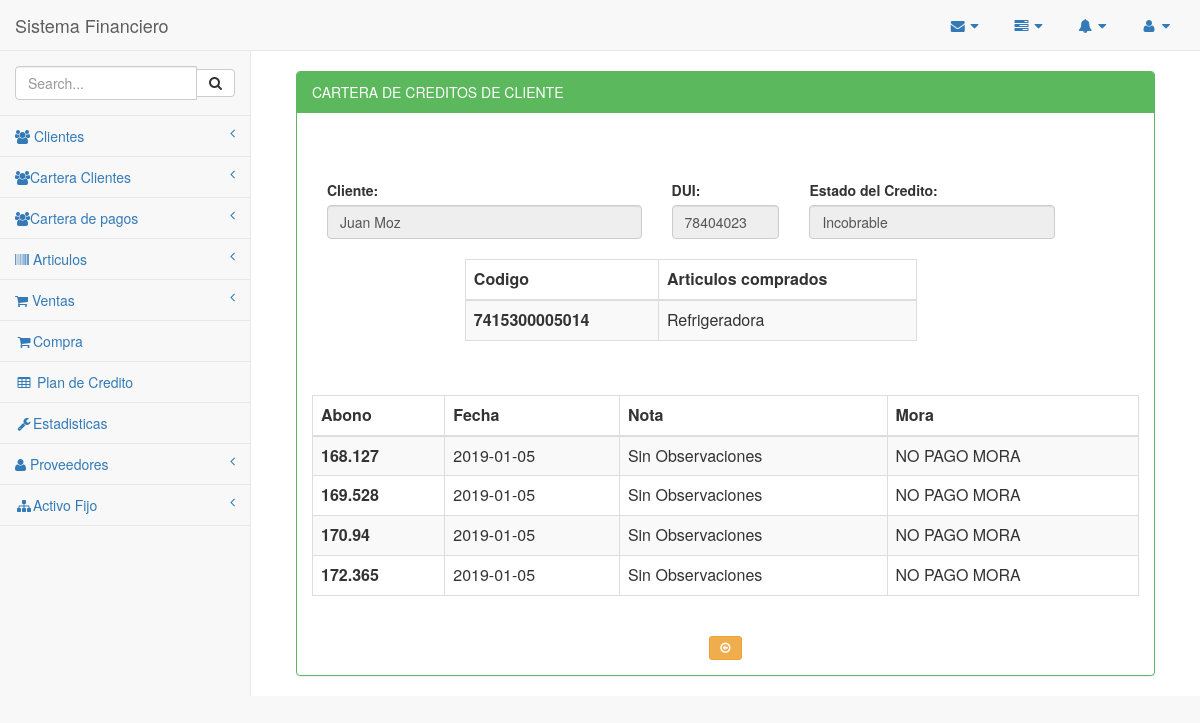
The page /carteraCliente/abonos.php?x=1&ir=1 on the database its author committed.
### tables this page shows
CREATE TABLE `tb_cliente` (
  `id_cliente` int(11) NOT NULL,
  `nombre_cliente` varchar(40) DEFAULT NULL,
  `dir_cliente` varchar(100) DEFAULT NULL,
  `dui` varchar(15) DEFAULT NULL,
  `tel` varchar(15) DEFAULT NULL
);

CREATE TABLE `articulos` (
  `idarticulos` int(11) NOT NULL,
  `codigo` varchar(45) DEFAULT NULL,
  `nombre` varchar(45) DEFAULT NULL,
  `cantidad` int(11) DEFAULT NULL,
  `valor` float DEFAULT NULL,
  `marca` varchar(45) DEFAULT NULL,
  `estado` varchar(45) DEFAULT NULL,
  `unidad` int(11) DEFAULT NULL,
  `idproveedor` int(10) DEFAULT NULL,
  `idcategoria` int(10) DEFAULT NULL
);

CREATE TABLE `abono` (
  `id_abono` int(11) NOT NULL,
  `cuenta` int(11) DEFAULT NULL,
  `valor` varchar(40) DEFAULT NULL,
  `fecha` date DEFAULT NULL,
  `hora` varchar(50) DEFAULT NULL,
  `nota` varchar(75) DEFAULT NULL,
  `total_interes` varchar(20) DEFAULT NULL,
  `proximo_pago` date DEFAULT NULL,
  `mora` float DEFAULT NULL,
  `estado` varchar(20) DEFAULT NULL
);

### carteraCliente/abonos.php (the view, shortened to what this page needs)
<?php
include_once '../conexion/php_conexion.php';
include_once '../Plantilla/encabezado.php';
include_once '../Plantilla/menuLateral.php';
$modi = $_GET['ir'];
$cuenta = $_GET['x'];
$estadoSacar = mysqli_query($conexion, "SELECT*FROM abono WHERE cuenta='$cuenta'");
if (mysqli_num_rows($estadoSacar) > 0) {
    while ($fila = mysqli_fetch_array($estadoSacar)) {
        $estado = $fila['estado'];
    }
} else {
    $inco = mysqli_query($conexion, "SELECT * FROM contable WHERE id_contable='$cuenta'");
    while ($filita = mysqli_fetch_array($inco)) {
        $estado = $filita['estadoC'];
    }
}
$facuras = mysqli_query($conexion, "SELECT * FROM contable WHERE id_contable='$cuenta'");
    while ($filita = mysqli_fetch_array($facuras)) {
        $factu=$filita['concepto2'];
    }
?>
<div id="page-wrapper">
    <div class="container-fluid">
        <div class="row">
            <div class="col-md-12">
                <br/>
                <div class="panel panel-green">
                    <div class="panel-heading">
                        CARTERA DE CREDITOS DE CLIENTE
                    </div>
                    <div class="panel-body">
                        <div class="col-md-8">
                            <div class="alert alert-default" align="center">
                            </div>
                        </div>
                        <div class="row">
                            <div class="col-md-12" >
                                <div class="col-md-12">
                                    <form class="form-horizontal" action="" method="post" role="form">
<?php
include_once '../conexion/php_conexion.php';
$sacar = mysqli_query($conexion, "SELECT*FROM tb_cliente WHERE id_cliente='$modi'");
while ($fila = mysqli_fetch_array($sacar)) {
    $nombre = $fila['nombre_cliente'];
    $dui = $fila['dui'];
    ?>
                                            <div class="row">
                                                <div class="col-md-5">
                                                    <label >Cliente:</label>
                                                    <input type="text" class="form-control" name="cliente" value="<?php echo $nombre; ?>" disabled>
                                                </div>
                                                <div class="col-md-2">
                                                    <label>DUI:</label>
                                                    <input type="text" class="form-control" name="dui" value="<?php echo $dui; ?>" disabled>
                                                </div>
                                                <div class="col-md-4">
                                                    <label >Estado del Credito:</label>
    <?php if ($estado == 'Finalizado') { ?>
                                                        <input type="text" class="form-control" name="dui" value="Finalizado" disabled>
    <?php } elseif ($estado == 'EnProceso') { ?>
                                                        <input type="text" class="form-control" name="dui" value="En proceso" disabled>
                                                    <?php } else { ?>
                                                        <input type="text" class="form-control" name="dui" value="Incobrable" disabled>
                                                    <?php } ?>
                                                </div>
                                            </div>
                                        <br/>
                                            <div class="row">
                                                <div class="col-md-2"></div>
                                                <div class="col-md-7">
                                                    <table id="tabla" class="table table-striped table-bordered table-hover">
                                                        <thead>
                                                            <tr>
                                                            <tr>
                                                                <th>Codigo</th>
                                                                <th>Articulos comprados</th>
                                                            </tr>
                                                            </tr>
                                                        </thead>
                                                        <tbody class="buscar">
                                                    <?php
                                                    $sacarAr = mysqli_query($conexion, "SELECT articulos.nombre, articulos.codigo FROM detalle "
                                                            . "INNER JOIN articulos ON detalle.articulo=articulos.idarticulos WHERE factura='$factu'");
                                                    while ($fila = mysqli_fetch_array($sacarAr)) {
                                                        $cod = $fila['codigo'];
                                                        $ar = $fila['nombre'];
                                                        ?>
                                                                <tr>
                                                                    <th><?php echo $cod; ?></th>
                                                                    <td><?php echo $ar; ?></td>
                                                                <?php } ?>
                                                            </tr>
                                                        </tbody>
                                                    </table>
                                                </div>
                                                <div class="col-md-2"></div>
                                            </div>
                                            <br>
                                            </div>
                                            <table id="tabla" class="table table-striped table-bordered table-hover">
                                                <thead>
                                                    <tr>
                                                    <tr>
                                                        <th>Abono</th>
                                                        <th>Fecha</th>
                                                        <th>Nota</th>
                                                        <th>Mora</th>
                                                    </tr>
                                                    </tr>
                                                </thead>
                                                <tbody class="buscar">
    <?php
    $sacar = mysqli_query($conexion, "SELECT*FROM abono WHERE cuenta='$cuenta'");
    while ($fila = mysqli_fetch_array($sacar)) {
        $fecha = $fila['fecha'];
        $valor = $fila['valor'];
        $nota = $fila['nota'];
        $mora = $fila['mora'];
        ?>
                                                        <tr>
                                                            <th><?php echo $valor; ?></th>
                                                            <td><?php echo $fecha; ?></td>
                                                            <td><?php echo $nota; ?></td>
                                                        <?php if ($mora == 0) {
                                                            ?>
                                                                <td>NO PAGO MORA</td>
        <?php } else { ?>
                                                                <td>PAGO MORA</td>
        <?php } ?>
    <?php } ?>
                                                    </tr>
                                                </tbody>
                                            </table>
                                    </div>
                                </div>
                                <div class="form-group" align="center" >
                                    <div class="col-md-12">
                                        <br>
                                        <a href="lista_clientes.php"class="btn btn-warning btn-sm x3" ><i class="fa fa-arrow-circle-o-left"></i></a>
                                    </div>
                                </div>
    <?php
}
?>
                        </div>
                    </div>
                </div>
            </div>
        </div>
<?php
include_once '../Plantilla/inferior.php';
?>

### rows shown on the page
tb_cliente: cliente "Juan Moz", dui "78404023"
articulos: codigo "7415300005014", nombre "Refrigeradora"
abono: valor "168.127", fecha "2019-01-05", nota "Sin Observaciones", mora "NO PAGO MORA"
abono: valor "169.528", fecha "2019-01-05", nota "Sin Observaciones", mora "NO PAGO MORA"
abono: valor "170.94", fecha "2019-01-05", nota "Sin Observaciones", mora "NO PAGO MORA"
abono: valor "172.365", fecha "2019-01-05", nota "Sin Observaciones", mora "NO PAGO MORA"
